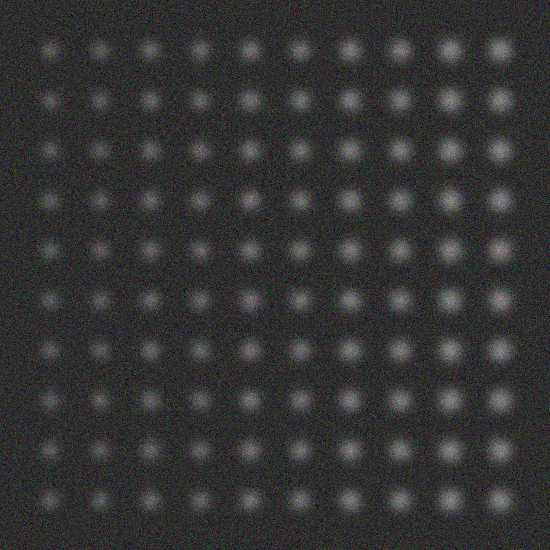
//> input picture pictures/lab04_test1.png, 550 x 550 px
$ ./lab07   (built with g++ and OpenCV 4)
//> lines starting //> are read from the running program, lines starting //| are printed output that depends on the picture; after the words box and inside, x2 and y2 are one past the last pixel; in counts of white or black regions, pixels touching at a corner belong together
#include <opencv2/opencv.hpp>
#include <iostream>
#include <vector>

using namespace cv;
using namespace std;

struct Circle {
    int x, y, r;
};

std::vector<Circle> groundTruth;

void generateTestImage(int numObjects, cv::Range sizeRange, cv::Range contrastRange, int blurSize) {
//> called with numObjects = 100, sizeRange = Range(3, 7), contrastRange = Range(25, 5), blurSize = 15
    cv::Mat image(550, 550, CV_8UC3, cv::Scalar(0, 0, 0));

    double contrastStep = 2.2;
    double sizeStep = 0.5;

    for (int i = 0; i < 10; i++) {
        double contrast = contrastRange.end + i * contrastStep;

        for (int j = 0; j < 10; j++) {
            double size = sizeRange.start + j * sizeStep + 3;

            if ((j + 1) * 50 + size <= image.cols && (i + 1) * 50 + size <= image.rows) {
                groundTruth.push_back({ (j + 1) * 50, (i + 1) * 50, static_cast<int>(size) });
            }
        }
    }
//> further down, testImage is the input picture: 550 rows x 550 cols, CV_8UC3; mean B, G, R 51.8, 51.8, 51.8
}

Mat segmentImageKMeans(const Mat& inputImage, int k) {
//> called with k = 3
    Mat samples(inputImage.rows * inputImage.cols, 3, CV_32F);
    for (int y = 0; y < inputImage.rows; y++) {
        for (int x = 0; x < inputImage.cols; x++) {
            for (int z = 0; z < 3; z++) {
                samples.at<float>(y + x * inputImage.rows, z) = inputImage.at<Vec3b>(y, x)[z];
            }
        }
    }

    Mat labels;
    int attempts = 5;
    Mat centers;
    kmeans(samples, k, labels, TermCriteria(TermCriteria::EPS + TermCriteria::COUNT, 10, 1.0), attempts, KMEANS_PP_CENTERS, centers);
//> centers = [[58.83, 58.08, 59.07], [41.56, 41.96, 41.51], [93.93, 94.41, 94.24]]

    Mat segmentedImage(inputImage.size(), inputImage.type());
    for (int y = 0; y < inputImage.rows; y++) {
        for (int x = 0; x < inputImage.cols; x++) {
            int cluster_idx = labels.at<int>(y + x * inputImage.rows, 0);
            segmentedImage.at<Vec3b>(y, x)[0] = centers.at<float>(cluster_idx, 0);
            segmentedImage.at<Vec3b>(y, x)[1] = centers.at<float>(cluster_idx, 1);
            segmentedImage.at<Vec3b>(y, x)[2] = centers.at<float>(cluster_idx, 2);
        }
    }

    return segmentedImage;
}

float calculateIoU(cv::Rect box1, cv::Rect box2) {
    cv::Rect intersection = box1 & box2;
    cv::Rect unionRect = box1 | box2;

    float intersectionArea = intersection.area();
    float unionArea = unionRect.area();

    float iou = intersectionArea / unionArea;

    return iou;
}

void evaluateDetection(const vector<Circle>& groundTruth, const vector<Circle>& detected, float threshold, int& TP, int& FP, int& FN) {
    TP = 0;
    FN = 0;
    vector<bool> detectedMatched(detected.size(), false);

    for (const auto& gt : groundTruth) {
        bool matchFound = false;
        for (size_t i = 0; i < detected.size(); ++i) {
            if (!detectedMatched[i]) {
                Rect gtRect(gt.x - gt.r, gt.y - gt.r, 2 * gt.r, 2 * gt.r);
                Rect dtRect(detected[i].x - detected[i].r, detected[i].y - detected[i].r, 2 * detected[i].r, 2 * detected[i].r);

                float iou = calculateIoU(gtRect, dtRect);

                if (iou > threshold) {
                    matchFound = true;
                    detectedMatched[i] = true;
                    break;
                }
            }
        }
        if (matchFound) {
            TP++;
        }
        else {
            FN++;
        }
    }

    FP = std::count(detectedMatched.begin(), detectedMatched.end(), false);
}

int main() {
    generateTestImage(100, cv::Range(3, 7), cv::Range(25, 5), 15);
    Mat testImage = imread("C:/Users/Svt/Desktop/ProcImage/pictures/lab04_test1.png", IMREAD_COLOR);
    if (testImage.empty()) {
        cerr << "Error: Could not load image." << endl;
        return -1;
    }

    int k = 3; // Количество кластеров
    Mat segmented = segmentImageKMeans(testImage, k);

    imshow("Test Image", testImage);
    imshow("Segmented Image", segmented);
    imwrite("C:/Users/Svt/Desktop/ProcImage/pictures/lab07_segm3.png", segmented);

    Mat gray;
    cvtColor(segmented, gray, COLOR_BGR2GRAY);

    Mat blurred;
    GaussianBlur(gray, blurred, Size(5, 5), 0);

    vector<Vec3f> circles;
    vector<Circle> detected;
    HoughCircles(gray, circles, HOUGH_GRADIENT, 1, gray.rows / 8, 200, 30, 0, 0);
//> circles = 3 circles (x, y, radius): [331.5, 226.5, 81.7], [349.5, 149.5, 9.4], [500.5, 401.5, 11.8]

    Mat binary;
    threshold(blurred, binary, 0, 255, THRESH_BINARY | THRESH_OTSU);
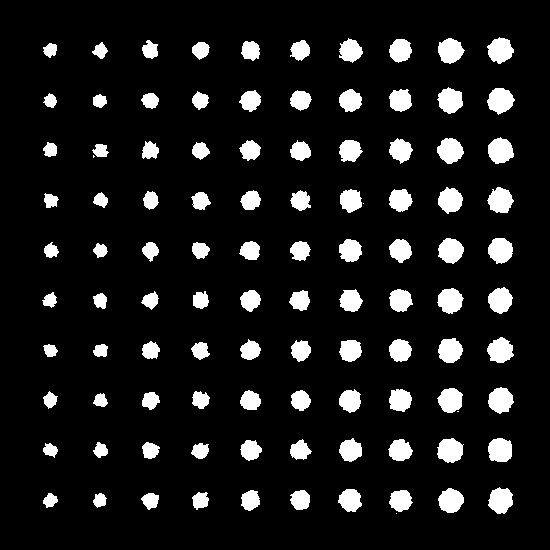
//> binary: 550 rows x 550 cols, CV_8UC1; 10.4% white; 104 white regions (4 under 20 px), largest, box (x1, y1, x2, y2) and area: (487, 88, 515, 115) 519, (488, 137, 514, 164) 515, (437, 138, 464, 164) 502

    Mat morph;
    Mat kernel = getStructuringElement(MORPH_ELLIPSE, Size(5, 5));
    morphologyEx(binary, morph, MORPH_CLOSE, kernel);
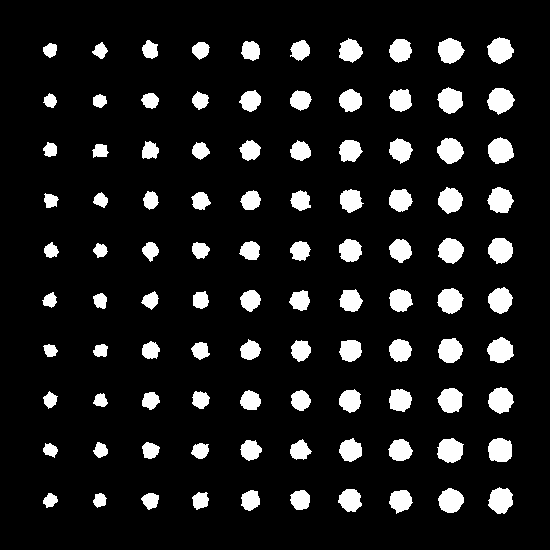
//> morph: 550 rows x 550 cols, CV_8UC1; 10.5% white; 100 white regions

    vector<vector<Point>> contours;
    findContours(morph, contours, RETR_EXTERNAL, CHAIN_APPROX_SIMPLE);
//> contours = 100 contours; largest, box (x1, y1, x2, y2) and area: (487, 88, 515, 115) 482, (488, 137, 514, 164) 480, (437, 138, 464, 164) 468, (437, 438, 464, 463) 466, (487, 37, 514, 64) 466

    Mat output = segmented.clone();
    for (size_t i = 0; i < contours.size(); i++) {
        drawContours(output, contours, (int)i, Scalar(0, 0, 255), 2);

        Point2f center;
        float radius;
        minEnclosingCircle(contours[i], center, radius);

        detected.push_back({ static_cast<int>(center.x), static_cast<int>(center.y), static_cast<int>(radius) });
    }
//> this loop made 100 passes
//> (center, radius) on passes 1 to 12: (Point(150.1, 499.9), 9.31), (Point(99, 500), 7.28), (Point(49.79, 500.4), 7.61), (Point(201, 500.5), 9.86), (Point(400.5, 501.3), 12.55), (Point(299.5, 499.6), 10.6), (Point(250.4, 499.6), 10.84), (Point(349.9, 500.1), 12.08), (Point(450.6, 500.5), 12.86), (Point(500.6, 499.9), 13.55), (Point(199.6, 448.7), 9.62), (Point(49.5, 450), 8.32)
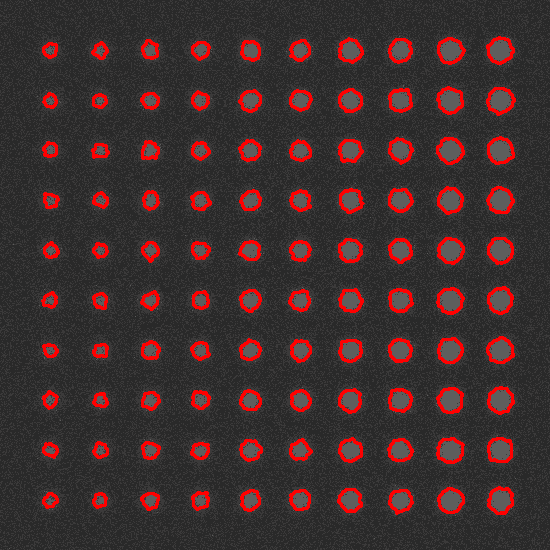
//> output: 550 rows x 550 cols, CV_8UC3; mean B, G, R 46.3, 46.3, 64.6
//> after the loop, detected = 100 items

    imshow("Detected Contours", output);
    imwrite("C:/Users/Svt/Desktop/ProcImage/pictures/lab07_segm_res3.png", output);

    float qualityThreshold = 0.5;
    int TP = 0, FP = 0, FN = 0;

    evaluateDetection(groundTruth, detected, qualityThreshold, TP, FP, FN);
//> the loop in evaluateDetection, `for (const auto& gt : groundTruth)` made 100 passes
//> after the loop in evaluateDetection, `for (const auto& gt : groundTruth)`: detectedMatched = 100 values from 1 to 1; TP = 100; FN = 0
//> TP = 100
    //cv::imshow("Test Image", testImage);

    std::cout << "True Positives (TP): " << TP << std::endl;
//| True Positives (TP): 100
    std::cout << "False Positives (FP): " << FP << std::endl;
    std::cout << "False Negatives (FN): " << FN << std::endl;

    float averageIoU = static_cast<float>(TP) / (TP + FN + FP);
//> averageIoU = 1
    std::cout << "Average IoU: " << averageIoU << std::endl;
//| Average IoU: 1


    waitKey(0);

    return 0;
}

$ run again, with pictures/lab04_test2.png copied over pictures/lab04_test1.png
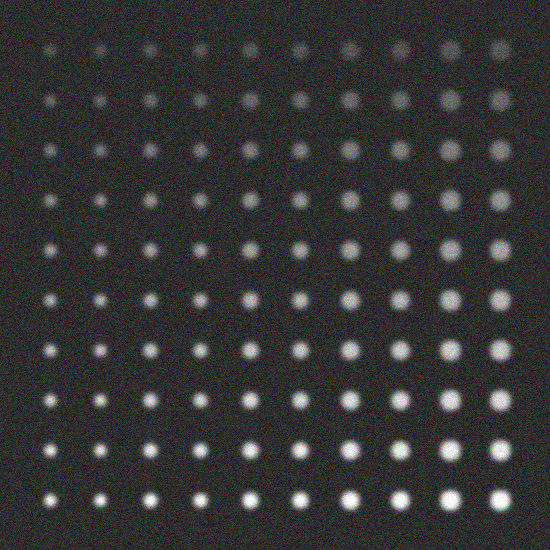
//> input picture pictures/lab04_test2.png, 550 x 550 px
//> testImage is the input picture: 550 rows x 550 cols, CV_8UC3; mean B, G, R 53.6, 53.6, 53.7
//> centers = [[101.4, 101.5, 101.4], [45.94, 45.93, 46.01], [185.4, 185.7, 186]]
//> circles = 29 circles (x, y, radius), first 12: [365.5, 382.5, 126.4], [153.5, 4.5, 353.4], [417.5, 268.5, 79.9], [173.5, 374.5, 73.5], [432.5, 432.5, 77.9], [320.5, 230.5, 77.6], [302.5, 2.5, 256.6], [373.5, 173.5, 70], [348.5, 549.5, 149.7], [317.5, 331.5, 79.5], [549.5, 247.5, 148.1], [217.5, 319.5, 79.2]
//> `threshold(blurred, binary, 0, 255, THRESH_BINARY | THRESH_OTSU);`:
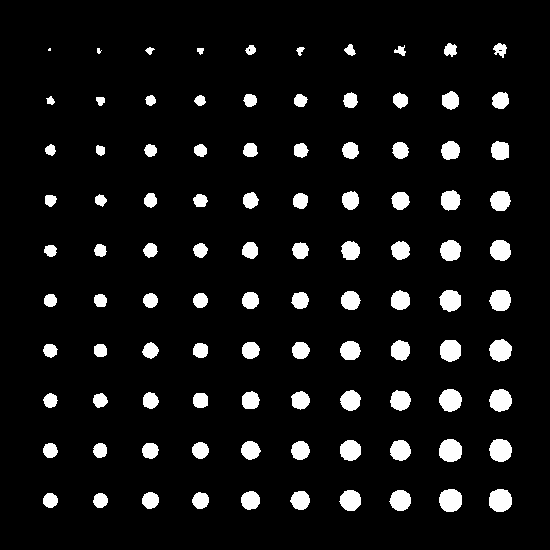
//> binary: 550 rows x 550 cols, CV_8UC1; 7.2% white; 100 white regions (1 under 20 px), largest, box (x1, y1, x2, y2) and area: (489, 489, 512, 512) 436, (439, 489, 462, 512) 434, (439, 439, 462, 462) 431
//> morph: 550 rows x 550 cols, CV_8UC1; 7.2% white; 100 white regions (1 under 20 px)
//> contours = 100 contours, 2 with area under 20; largest, box (x1, y1, x2, y2) and area: (489, 489, 512, 512) 402, (439, 489, 462, 512) 400, (439, 439, 462, 462) 397, (489, 439, 512, 462) 386, (439, 389, 462, 412) 375
//> the loop `for (size_t i = 0; i < contours.size(); i++)` made 100 passes
//> (center, radius) on passes 1 to 8: (Point(99.87, 500.1), 7.44), (Point(49.82, 499.9), 7.48), (Point(200.3, 500.1), 8.53), (Point(150, 500), 8.57), (Point(299.7, 499.8), 9.78), (Point(250, 500), 9.49), (Point(399.8, 499.8), 10.88), (Point(349.9, 500), 10.91)
//> after the loop `for (size_t i = 0; i < contours.size(); i++)`:
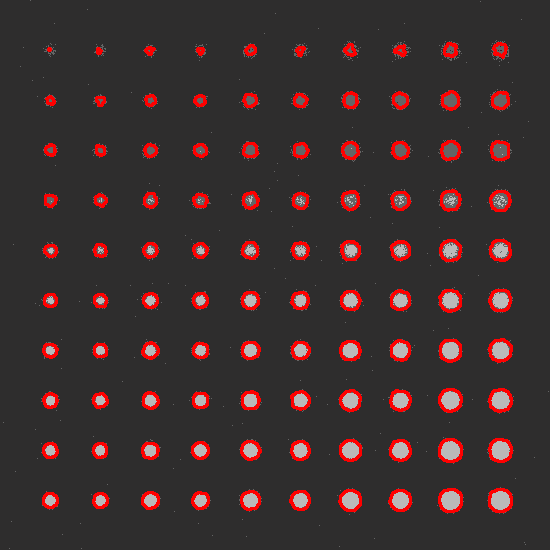
//> output: 550 rows x 550 cols, CV_8UC3; mean B, G, R 47.4, 47.4, 62.3
//> after the loop `for (size_t i = 0; i < contours.size(); i++)`: detected = 100 items
//> the loop in evaluateDetection, `for (const auto& gt : groundTruth)` made 100 passes
//> after the loop in evaluateDetection, `for (const auto& gt : groundTruth)`: detectedMatched = 100 values, max 1 at index 0, min 0 at index 80, mean 0.88; TP = 88; FN = 12
//> `evaluateDetection(groundTruth, detected, qualityThreshold, TP, FP, FN);`: TP = 88; FP = 12
//| True Positives (TP): 88
//| False Positives (FP): 12
//| False Negatives (FN): 12
//> averageIoU = 0.786
//| Average IoU: 0.785714
